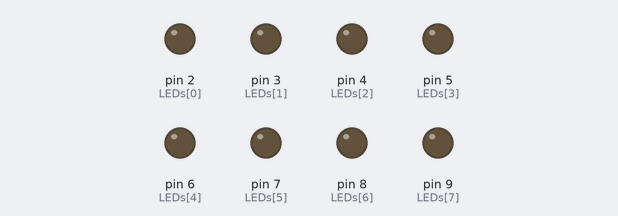
Bench run of a sketch on a simulated Arduino Uno, built with avr-gcc and run on an emulated ATmega328P. Shown: output pins drawn as LEDs (lit = HIGH). Random numbers use the default seed unless the sketch sets one.

Above: at 0.1 s.
At 7.79 s:
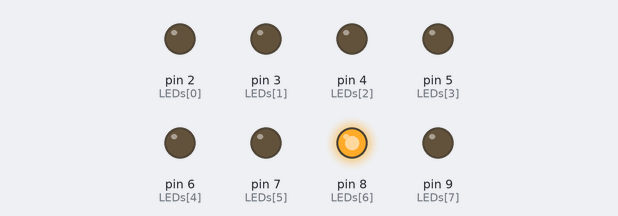
At 15.0 s:
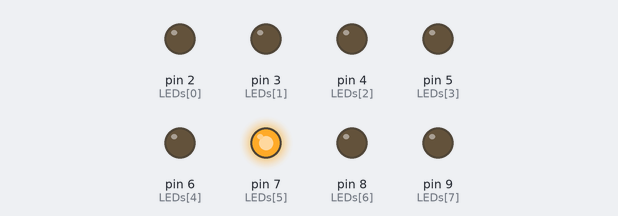
At 20.97 s:
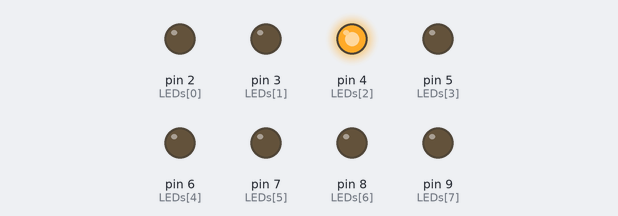
At 27.96 s:
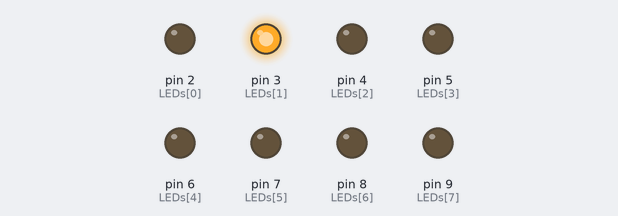
At 39.36 s:
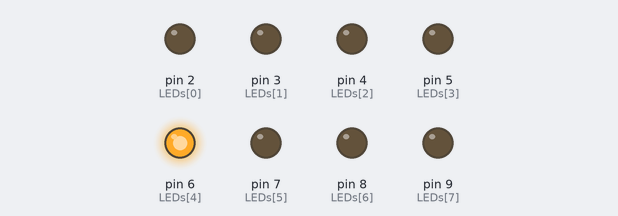
Timing chart, 0 to 40.0 s (numbered marks = the images above):
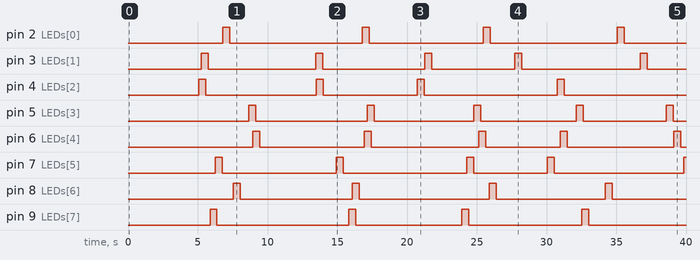

The sketch:

Fireflies.ino
```cpp
// (licence header left out)
/**
 * @file Fireflies.ino
 *
 * @brief The primary Arduino sketch implementation file.
 *
 * @section description_fireflies_ino Description
 * An Arduino sketch that simulates fireflies.
 *
 * @section libraries_fireflies_ino Libraries
 * - None.
 *
 * @section notes_fireflies_ino Notes
 * - Comments are Doxygen compatible.
 *
 * @section todo_fireflies_ino TODO
 * - None.
 *
 * @section author_fireflies_ino Author(s)
 * - Created by John Woolsey on 07/29/2021.
 * - Modified by John Woolsey on 09/07/2022.
 *
 * Copyright (c) 2022 Woolsey Workshop.  All rights reserved.
 */


// Defines
#define DEBUG 0  ///< The mode of operation; 0 = normal, 1 = debug.


// Types
/**
 * The Firefly structure.
 *
 * Contains the attributes needed for each simulated firefly.
 */
struct Firefly {
   uint8_t pin;                 ///< The pin controlling the LED.
   bool isLit;                  ///< The current lit status; true = on, false = off.
   unsigned long triggerTime;   ///< The last time the firefly was lit.
   unsigned long triggerDelay;  ///< The delay between successive firefly light times.
};


// Pin Mapping
const uint8_t LEDs[] = {2, 3, 4, 5, 6, 7, 8, 9};  ///< The LED pins representing the fireflies.


// Global Constants
const unsigned long LightTime = 500;                     ///< The time that a firefly is lit in milliseconds.
const unsigned long MinDarkTime = 5000;                  ///< The minimum time that a firefly is not lit in milliseconds.
const unsigned long MaxDarkTime = 10000;                 ///< The maximum time that a firefly is not lit in milliseconds.
const uint8_t LEDsNum = sizeof(LEDs) / sizeof(LEDs[0]);  ///< The number of LEDs (fireflies).


// Global Instances
Firefly fireflies[LEDsNum];  ///< The array of all firefly instances.


/**
 * The standard Arduino setup function used for setup and configuration tasks.
 */
void setup() {
   if (DEBUG) {
      // Serial Monitor
      Serial.begin(9600);  // initialize serial bus
      while (!Serial);     // wait for serial connection
      Serial.println(F("Running in DEBUG mode.  Turn off for normal operation."));
   }

   // Configure all fireflies
   for (uint8_t i = 0; i < LEDsNum; i++) {
      pinMode(LEDs[i], OUTPUT);
      digitalWrite(LEDs[i], LOW);
      fireflies[i].pin = LEDs[i];
      fireflies[i].isLit = false;
      fireflies[i].triggerTime = 0;
      fireflies[i].triggerDelay = random(MinDarkTime, MaxDarkTime);
   }
}


/**
 * The standard Arduino loop function used for repeating tasks.
 */
void loop() {
   // Process all fireflies
   for (uint8_t i = 0; i < LEDsNum; i++) {
      processFirefly(fireflies[i]);
   }
}


/**
 * Prints the current time and the status of a firefly.
 *
 * @param currentTime  The current time in milliseconds.
 * @param firefly      The firefly instance.
 */
void printFireflyStatus(unsigned long currentTime, Firefly firefly) {
   Serial.print(F("Firefly: currentTime = "));
   Serial.print(currentTime);
   Serial.print(F(", triggerTime = "));
   Serial.print(firefly.triggerTime);
   Serial.print(F(", triggerDelay = "));
   Serial.print(firefly.triggerDelay);
   Serial.print(F(", pin = "));
   Serial.print(firefly.pin);
   Serial.print(F(", isLit = "));
   Serial.println(firefly.isLit);
}


/**
 * Processes the lighting timing of a firefly.
 *
 * @param firefly  The firefly instance.
 */
void processFirefly(Firefly &firefly) {
   unsigned long currentTime = millis();
   // Light firefly at appropriate trigger time
   if (!firefly.isLit && (currentTime - firefly.triggerTime >= firefly.triggerDelay)) {
      if (DEBUG) {
         printFireflyStatus(currentTime, firefly);
         Serial.println(F("  Turning on firefly."));
      }
      digitalWrite(firefly.pin, HIGH);
      firefly.isLit = true;
      firefly.triggerTime = currentTime;
   // Turn off firefly after appropriate lit time
   } else if (firefly.isLit && (currentTime - firefly.triggerTime >= LightTime)) {
      if (DEBUG) {
         printFireflyStatus(currentTime, firefly);
         Serial.println(F("  Turning off firefly."));
      }
      digitalWrite(firefly.pin, LOW);
      firefly.isLit = false;
      firefly.triggerDelay = LightTime + random(MinDarkTime, MaxDarkTime);
   }
}
```

Measured:
- by itself, pin 2 (LEDs[0]): LOW → HIGH at 6.8 s, → LOW 0.50 s later, → HIGH 9.5 s later, → LOW 0.50 s later, … (8 changes in this stretch)
- by itself, pin 3 (LEDs[1]): LOW → HIGH at 5.2 s, → LOW 0.50 s later, → HIGH 7.7 s later, → LOW 0.50 s later, … (10 changes in this stretch)
- by itself, pin 4 (LEDs[2]): LOW → HIGH at 5.1 s, → LOW 0.50 s later, → HIGH 7.9 s later, → LOW 0.50 s later, … (8 changes in this stretch)
- by itself, pin 5 (LEDs[3]): LOW → HIGH at 8.7 s, → LOW 0.50 s later, → HIGH 8.0 s later, → LOW 0.50 s later, … (10 changes in this stretch)
- by itself, pin 6 (LEDs[4]): LOW → HIGH at 8.9 s, → LOW 0.50 s later, → HIGH 7.5 s later, → LOW 0.50 s later, … (10 changes in this stretch)
- by itself, pin 7 (LEDs[5]): LOW → HIGH at 6.3 s, → LOW 0.50 s later, → HIGH 8.2 s later, → LOW 0.50 s later, … (9 changes in this stretch)
- by itself, pin 8 (LEDs[6]): LOW → HIGH at 7.5 s, → LOW 0.50 s later, → HIGH 8.0 s later, → LOW 0.50 s later, … (8 changes in this stretch)
- by itself, pin 9 (LEDs[7]): LOW → HIGH at 5.9 s, → LOW 0.50 s later, → HIGH 9.4 s later, → LOW 0.50 s later, … (8 changes in this stretch)
